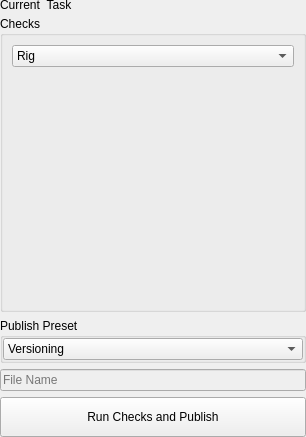
<?xml version="1.0" encoding="UTF-8"?>
<ui version="4.0">
 <class>Form</class>
 <widget class="QWidget" name="Form">
  <property name="geometry">
   <rect>
    <x>0</x>
    <y>0</y>
    <width>306</width>
    <height>437</height>
   </rect>
  </property>
  <property name="windowTitle">
   <string>Form</string>
  </property>
  <layout class="QGridLayout" name="gridLayout">
   <property name="leftMargin">
    <number>0</number>
   </property>
   <property name="topMargin">
    <number>0</number>
   </property>
   <property name="rightMargin">
    <number>0</number>
   </property>
   <property name="bottomMargin">
    <number>0</number>
   </property>
   <item row="2" column="0">
    <widget class="QGroupBox" name="groupBox_2">
     <property name="title">
      <string>Publish Preset</string>
     </property>
     <layout class="QVBoxLayout" name="verticalLayout_4">
      <property name="leftMargin">
       <number>0</number>
      </property>
      <property name="topMargin">
       <number>0</number>
      </property>
      <property name="rightMargin">
       <number>0</number>
      </property>
      <property name="bottomMargin">
       <number>0</number>
      </property>
      <item>
       <widget class="QComboBox" name="publish_preset_combo">
        <item>
         <property name="text">
          <string>Versioning</string>
         </property>
        </item>
        <item>
         <property name="text">
          <string>Single File</string>
         </property>
        </item>
        <item>
         <property name="text">
          <string>Selected as FBX</string>
         </property>
        </item>
        <item>
         <property name="text">
          <string>Selected Asset as Alembic</string>
         </property>
        </item>
        <item>
         <property name="text">
          <string>Selected Animation as Alembic</string>
         </property>
        </item>
       </widget>
      </item>
     </layout>
    </widget>
   </item>
   <item row="0" column="0">
    <widget class="QLabel" name="label_2">
     <property name="maximumSize">
      <size>
       <width>16777215</width>
       <height>10</height>
      </size>
     </property>
     <property name="text">
      <string>Current_Task</string>
     </property>
    </widget>
   </item>
   <item row="4" column="0">
    <widget class="QPushButton" name="publish_asset_button">
     <property name="minimumSize">
      <size>
       <width>0</width>
       <height>40</height>
      </size>
     </property>
     <property name="text">
      <string>Run Checks and Publish</string>
     </property>
    </widget>
   </item>
   <item row="1" column="0">
    <layout class="QVBoxLayout" name="verticalLayout">
     <item>
      <widget class="QGroupBox" name="groupBox">
       <property name="title">
        <string>Checks</string>
       </property>
       <layout class="QVBoxLayout" name="verticalLayout_3">
        <item>
         <widget class="QComboBox" name="comboBox">
          <item>
           <property name="text">
            <string>Rig</string>
           </property>
          </item>
          <item>
           <property name="text">
            <string>Model</string>
           </property>
          </item>
         </widget>
        </item>
        <item>
         <layout class="QVBoxLayout" name="check_layout"/>
        </item>
        <item>
         <spacer name="verticalSpacer_2">
          <property name="orientation">
           <enum>Qt::Vertical</enum>
          </property>
          <property name="sizeHint" stdset="0">
           <size>
            <width>20</width>
            <height>40</height>
           </size>
          </property>
         </spacer>
        </item>
       </layout>
      </widget>
     </item>
    </layout>
   </item>
   <item row="3" column="0">
    <widget class="QLineEdit" name="export_name_line">
     <property name="enabled">
      <bool>false</bool>
     </property>
     <property name="text">
      <string/>
     </property>
     <property name="placeholderText">
      <string>File Name</string>
     </property>
    </widget>
   </item>
  </layout>
 </widget>
 <resources/>
 <connections/>
</ui>
